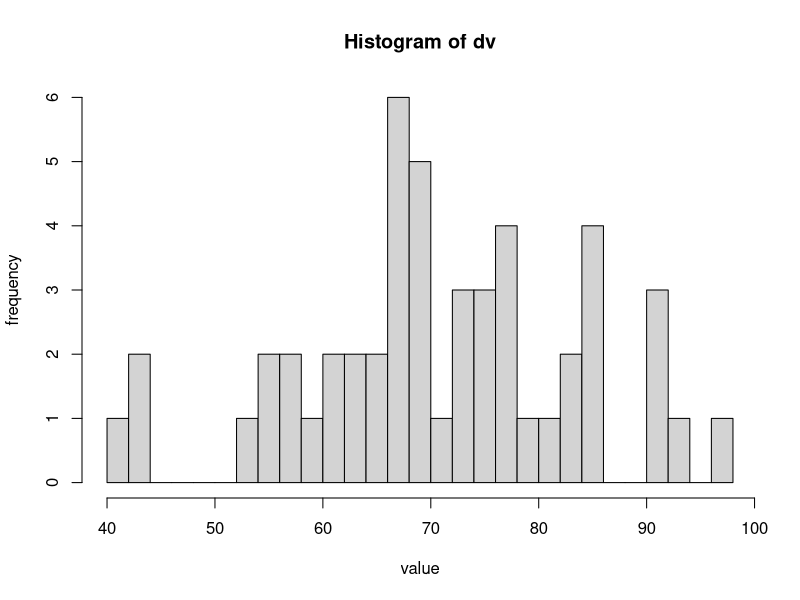

Reproduce this figure in R.
d <- read.table('week2-data.txt') # 読み込む
dv <- d$V1 # V1の値列のみを抜き出す
dm <- mean(dv) # その平均を求める
ds <- sd(dv) # その標準偏差を求める
hist(dv, breaks=25, xlab="value", ylab="frequency")
